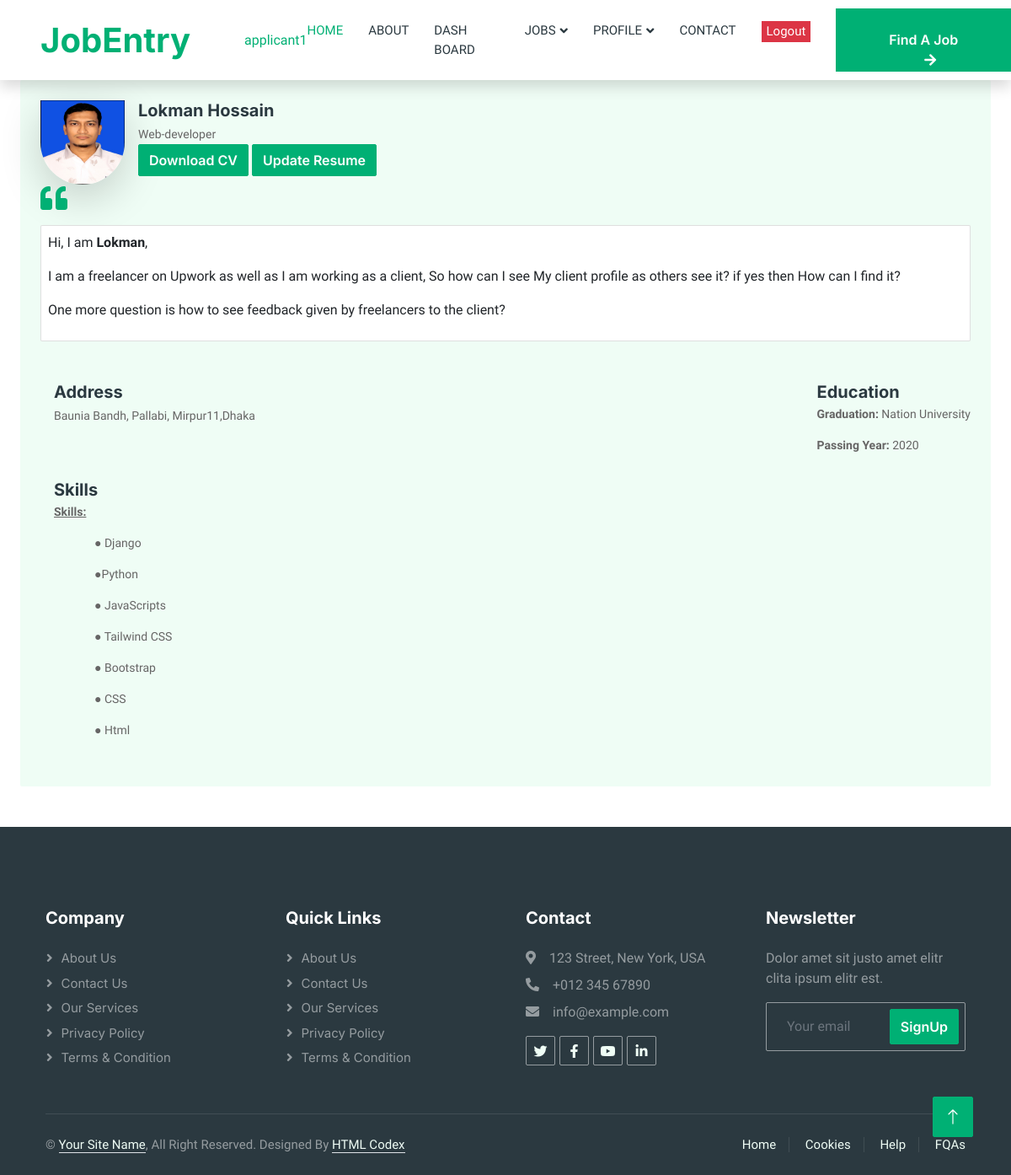
Screenshot of /user/profile (signed in) with the database file from the repository.
### userapp/models.py (models this page shows, shortened)
class JobUser(AbstractUser):
    USER_TYPE = (
        ('Recruiter','Recruiter'),
        ('Applicant','Applicant'),
    )
    user_type= models.CharField(max_length = 100,choices=USER_TYPE,default='Applicant')
    has_resume= models.BooleanField(default=False)
    has_company= models.BooleanField(default=False)

class Resume(models.Model):
    user=models.OneToOneField(JobUser,on_delete=models.CASCADE,null=True,blank=True)
    first_name=models.CharField(max_length=100)
    last_name = models.CharField(max_length=100)
    profession=models.CharField(max_length=1000,null=True,blank=True)
    address=models.CharField(max_length=1000,null=True,blank=True)
    education = RichTextField()
    about_self = RichTextField(null=True,blank=True)
    skills = RichTextField(null=True,blank=True)
    profile_pic=models.FileField(upload_to='profile_pic')
    cv = models.FileField(upload_to='resume')

### userapp/views.py (the view)
# urls.py: path('profile',views.applicant_profile,name='profile'),
def applicant_profile(request):
    if request.user.has_resume:
        profile= request.user.resume
        return render(request,'user/profile.html',{'profile':profile})
    else:
        messages.warning(request,"Permission Denied ! you must have to be a applicant or a resume")
        return redirect('home')

### templates/user/profile.html (shortened to what this page needs)
{% extends "base.html" %}
{% block content %}
<section class="container-fluid">
    <div class="testimonial-item bg-light rounded p-4">
        <div class="d-flex">
            <img class="img-fluid flex-shrink-0 rounded-bottom-pill shadow-lg" src="{{profile.profile_pic.url}}" style="width: 100px; height: 100px;">
            <div class="ps-3">
                <h5 class="mb-1">{{profile.first_name}} {{profile.last_name}}</h5>
                <small>{{profile.profession}}</small><br>
                <a class='btn btn-primary' target='_blank' href="{{profile.cv.url}}">Download CV</a>
                {% if request.user.user_type == 'Applicant' %}
                <a class='btn btn-primary' href="{% url "resume" %}">Update Resume</a>
                {% endif %}
            </div>
        </div>
        <i class="fa fa-quote-left fa-2x text-primary mb-3"></i>
        <div class='card p-2 '>{{profile.about_self|safe}}</div>
        <div class="d-flex justify-content-between  mt-5 ">
            <div class="ps-3">
                <h5 class="mb-1">Address</h5>
                <small>{{profile.address}}</small>
                <div class="py-3 mt-5">
                    <h5 class="mb-1">Skills</h5>
                    <small>{{profile.skills|safe}}</small>
                </div>
            </div>
            <div class="ps-3">
                <h5 class="mb-1">Education</h5>
                <small>{{profile.education|safe}}</small>
            </div>
        </div>
    </div>
</section>
{% endblock content %}

### templates/include/header.html (shortened to what this page needs)
<nav class="navbar navbar-expand-lg bg-white navbar-light shadow sticky-top p-0">
    <a href="{% url "home" %}" class="navbar-brand d-flex align-items-center text-center py-0 px-4 px-lg-5">
        <h1 class="m-0 text-primary">JobEntry</h1>
    </a>
    {% if request.user.is_authenticated %}
    <a href="">{{request.user}} </a>
    {% endif %}
    <div class="collapse navbar-collapse" id="navbarCollapse">
        <div class="navbar-nav ms-auto p-4 p-lg-0">
            <a href="{% url "home" %}" class="nav-item nav-link active">Home</a>
            <a href="{% url "about" %}" class="nav-item nav-link">About</a>
            {% if request.user.is_authenticated %}
            <a href="{% url "dashboard" %}" class="nav-item nav-link">Dash Board</a>
            {% endif %}
            <div class="nav-item dropdown">
                <a href="#" class="nav-link dropdown-toggle" data-bs-toggle="dropdown">Jobs</a>
            </div>
            {% if request.user.is_authenticated %}
            <div class="nav-item dropdown">
                <a href="#" class="nav-link dropdown-toggle" data-bs-toggle="dropdown">Profile</a>
            </div>
            {% endif %}
            <a href="{% url "contact" %}" class="nav-item nav-link">Contact</a>
            {% if request.user.is_authenticated %}
            <form action="{% url "logout" %}" method="post" class="nav-link ">
                <input class='nav-item border-0 bg-danger text-white' type="submit" value="Logout">
            </form>
            {% else %}
            <a href="{% url "login" %}" class="nav-item nav-link active">Login</a>
            {% endif %}
        </div>
        {% if request.user.user_type == 'Applicant' %}
            <a href="{% url "joblist" %}" class="btn btn-primary rounded-0 py-4 px-lg-5 d-none d-lg-block">Find A Job<i class="fa fa-arrow-right ms-3"></i></a>
        {% elif request.user.user_type == 'Recruiter' %}
            <a href="{% url "addjob" %}" class="btn btn-primary rounded-0 py-4 px-lg-5 d-none d-lg-block">Post A Job<i class="fa fa-arrow-right ms-3"></i></a>
        {% else %}
            <a href="{% url "login" %}" class="btn btn-primary rounded-0 py-4 px-lg-5 d-none d-lg-block">Post A Job/Find A Job<i class="fa fa-arrow-right ms-3"></i></a>
        {% endif %}
    </div>
</nav>

### static/css/style.css (style rules this page uses)
:root { --primary: #00B074; --secondary: #2B9BFF; --light: #EFFDF5; --dark: #2B3940; }
.btn { font-family: 'Inter', sans-serif; font-weight: 600; transition: .5s; }
.btn.btn-primary, .btn.btn-secondary { color: #FFFFFF; }
.navbar .dropdown-toggle::after { border: none; content: "\f107"; font-family: "Font Awesome 5 Free"; font-weight: 900; vertical-align: middle; margin-left: 5px; transition: .5s; }
.navbar-dark .navbar-nav .nav-link, .navbar-light .navbar-nav .nav-link { margin-right: 30px; padding: 25px 0; color: #FFFFFF; font-size: 15px; text-transform: uppercase; outline: none; }
.navbar-dark .navbar-nav .nav-link:hover, .navbar-dark .navbar-nav .nav-link.active, .navbar-light .navbar-nav .nav-link:hover, .navbar-light .navbar-nav .nav-link.active { color: var(--primary); }
.navbar-light .navbar-brand, .navbar-light a.btn { height: 75px; }
.navbar-light .navbar-nav .nav-link { color: var(--dark); font-weight: 500; }
.navbar-light.sticky-top { top: -100px; transition: .5s; }

### rows the page displays
JobUser: user "applicant1"
Resume: profile_pic (picture), first_name "Lokman", last_name "Hossain", profession "Web-developer", about_self "Hi, I am Lokman , I am a freelancer on Upwork as well as I am working as a client, So how can I see My client profile as others see it? if yes then How can I find it? One more question is how to see feedback given by freelancers to the client?", address "Baunia Bandh, Pallabi, Mirpur11,Dhaka", skills "Skills: ● Django ●Python ● JavaScripts ● Tailwind CSS ● Bootstrap ● CSS ● Html", education "Graduation: Nation University Passing Year: 2020"
